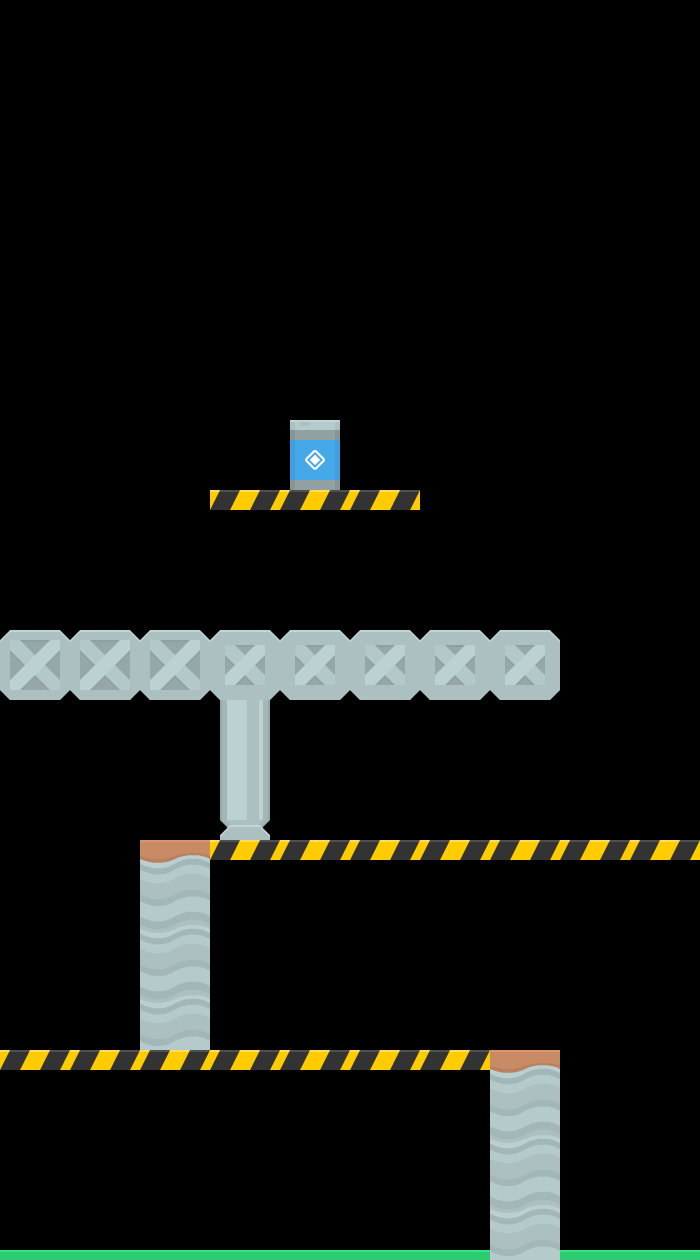

This game map was drawn from its Tiled (.tmx) file and the tilesets committed beside it. A one-line description and the full map source follow:
An orthogonal 10x18 tile map with 70x70 px tiles, 1 tile layer (Tile Layer 1) and 10 objects (8x collision, player, exit).

<map version="1.4" tiledversion="1.4.3" orientation="orthogonal" renderorder="right-down" width="10" height="18" tilewidth="70" tileheight="70" infinite="0" nextlayerid="5" nextobjectid="15">
 <tileset firstgid="1" source="Rocket.tsx" />
 <layer id="1" name="Tile Layer 1" width="10" height="18">
  <data encoding="csv">
0,0,0,0,0,0,0,0,0,0,
0,0,0,0,0,0,0,0,0,0,
0,0,0,0,0,0,0,0,0,0,
0,0,0,0,0,0,0,0,0,0,
0,0,0,0,0,0,0,0,0,0,
0,0,0,0,0,0,0,0,0,0,
0,0,0,0,90,0,0,0,0,0,
0,0,0,64,64,64,0,0,0,0,
0,0,0,0,0,0,0,0,0,0,
57,57,57,58,58,58,58,58,0,0,
0,0,0,85,0,0,0,0,0,0,
0,0,0,99,0,0,0,0,0,0,
0,0,3,64,64,64,64,64,64,64,
0,0,5,0,0,0,0,0,0,0,
0,0,5,0,0,0,0,0,0,0,
64,64,64,64,64,64,64,3,0,0,
0,0,0,0,0,0,0,5,0,0,
11,11,11,11,11,11,11,5,11,11
</data>
 </layer>
 <objectgroup id="3" name="objects">
  <object id="3" name="player" x="229.48" y="1186.41" width="7.57576" height="8" />
  <object id="4" name="exit" x="292.793" y="430.426" width="45.8068" height="54.1353" />
 </objectgroup>
 <objectgroup id="4" name="physics">
  <object id="7" name="collision" x="-1" y="1050" width="490" height="18" />
  <object id="8" name="collision" x="209" y="840" width="490" height="20" />
  <object id="9" name="collision" x="-3.5" y="1250" width="706.5" height="10" />
  <object id="10" name="collision" x="490.5" y="1050" width="70" height="198.5" />
  <object id="11" name="collision" x="139" y="840.083" width="70" height="207.833" />
  <object id="12" name="collision" x="1" y="631.417" width="558" height="67.833" />
  <object id="13" name="collision" x="211" y="701.083" width="70" height="137.833" />
  <object id="14" name="collision" x="209.667" y="490.417" width="209.333" height="21.1663" />
 </objectgroup>
</map>
